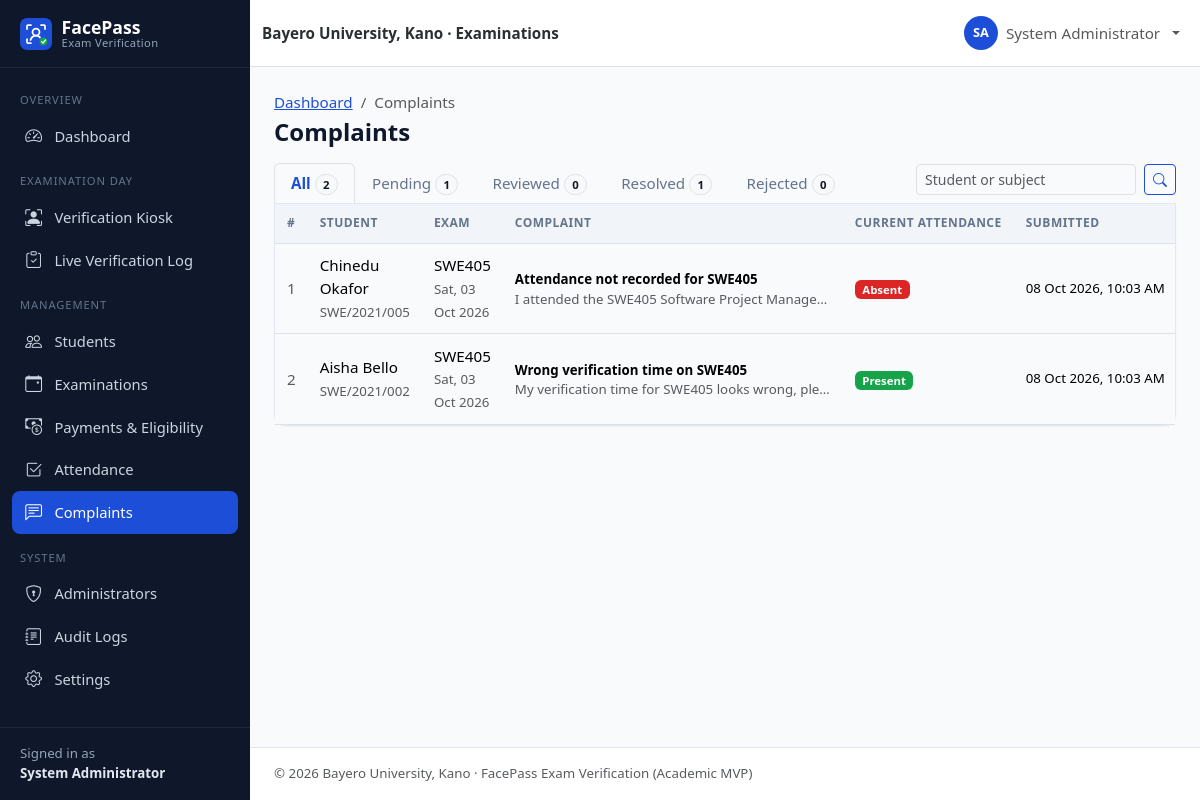
/admin/complaints.php (signed in), run on the app's committed database.
### tables this page shows
CREATE TABLE users (
    id               INT UNSIGNED NOT NULL AUTO_INCREMENT,
    student_id       VARCHAR(30)  NULL,                 
    first_name       VARCHAR(60)  NOT NULL,
    last_name        VARCHAR(60)  NOT NULL,
    email            VARCHAR(120) NOT NULL,
    phone            VARCHAR(20)  NULL,
    password         VARCHAR(255) NOT NULL,             
    role             ENUM('admin','student') NOT NULL DEFAULT 'student',
    department       VARCHAR(100) NULL,
    level            VARCHAR(10)  NULL,                 
    faculty          VARCHAR(100) NULL,
    face_registered  TINYINT(1)   NOT NULL DEFAULT 0,
    account_status   ENUM('active','inactive','suspended') NOT NULL DEFAULT 'active',
    created_at       TIMESTAMP    NOT NULL DEFAULT CURRENT_TIMESTAMP,
    updated_at       TIMESTAMP    NOT NULL DEFAULT CURRENT_TIMESTAMP ON UPDATE CURRENT_TIMESTAMP,
    PRIMARY KEY (id),
    UNIQUE KEY uq_users_student_id (student_id),
    UNIQUE KEY uq_users_email (email),
    KEY idx_users_role (role),
    KEY idx_users_dept_level (department, level),
    KEY idx_users_status (account_status)
);

CREATE TABLE complaints (
    id              INT UNSIGNED NOT NULL AUTO_INCREMENT,
    student_id      INT UNSIGNED NOT NULL,              
    exam_id         INT UNSIGNED NULL,                  
    subject         VARCHAR(150) NOT NULL,
    description     TEXT         NOT NULL,
    status          ENUM('pending','reviewed','resolved','rejected') NOT NULL DEFAULT 'pending',
    admin_response  TEXT         NULL,
    created_at      TIMESTAMP    NOT NULL DEFAULT CURRENT_TIMESTAMP,
    updated_at      TIMESTAMP    NOT NULL DEFAULT CURRENT_TIMESTAMP ON UPDATE CURRENT_TIMESTAMP,
    PRIMARY KEY (id),
    KEY idx_complaints_student (student_id),
    KEY idx_complaints_status (status),
    CONSTRAINT fk_complaints_student FOREIGN KEY (student_id)
        REFERENCES users (id) ON DELETE CASCADE ON UPDATE CASCADE,
    CONSTRAINT fk_complaints_exam FOREIGN KEY (exam_id)
        REFERENCES examinations (id) ON DELETE SET NULL ON UPDATE CASCADE
);

CREATE TABLE examinations (
    id            INT UNSIGNED NOT NULL AUTO_INCREMENT,
    course_code   VARCHAR(20)  NOT NULL,
    course_title  VARCHAR(150) NOT NULL,
    department    VARCHAR(100) NOT NULL,
    level         VARCHAR(10)  NOT NULL,
    exam_date     DATE         NOT NULL,
    start_time    TIME         NOT NULL,
    end_time      TIME         NOT NULL,
    venue         VARCHAR(120) NOT NULL,
    status        ENUM('scheduled','ongoing','completed','cancelled') NOT NULL DEFAULT 'scheduled',
    created_at    TIMESTAMP    NOT NULL DEFAULT CURRENT_TIMESTAMP,
    updated_at    TIMESTAMP    NOT NULL DEFAULT CURRENT_TIMESTAMP ON UPDATE CURRENT_TIMESTAMP,
    PRIMARY KEY (id),
    KEY idx_exams_date (exam_date),
    KEY idx_exams_status (status),
    KEY idx_exams_dept_level (department, level)
);

### config/database.php (called while the page is built, shortened)
<?php
function db(): PDO
{
    static $pdo = null;
    if ($pdo === null) {
        $dsn = sprintf(
            'mysql:host=%s;port=%s;dbname=%s;charset=utf8mb4',
            DB_HOST,
            DB_PORT,
            DB_NAME
        );
        $pdo = new PDO($dsn, DB_USER, DB_PASS, [
            PDO::ATTR_ERRMODE            => PDO::ERRMODE_EXCEPTION,
            PDO::ATTR_DEFAULT_FETCH_MODE => PDO::FETCH_ASSOC,
            PDO::ATTR_EMULATE_PREPARES   => false,
        ]);
        $offset = (new DateTime('now', new DateTimeZone(APP_TIMEZONE)))->format('P');
        $stmt = $pdo->prepare('SET time_zone = ?');
        $stmt->execute([$offset]);
    }
    return $pdo;
}

### includes/auth.php (called while the page is built, shortened)
<?php
function current_user(): ?array
{
    static $user = false;
    if ($user !== false) {
        return $user;
    }
    $user = null;
    if (!empty($_SESSION['user_id'])) {
        $stmt = db()->prepare('SELECT * FROM users WHERE id = ?');
        $stmt->execute([(int) $_SESSION['user_id']]);
        $row = $stmt->fetch();
        if ($row && $row['account_status'] === 'active' && $row['role'] === ($_SESSION['role'] ?? '')) {
            $user = $row;
        } else {
            logout_user();
        }
    }
    return $user;
}
function requireLogin(): array
{
    $user = current_user();
    return $user;
}
function requireAdmin(): array
{
    $user = requireLogin();
    return $user;
}

### admin/complaints.php (the view, shortened to what this page needs)
<?php
require_once __DIR__ . '/../includes/bootstrap.php';
requireAdmin();
$pdo = db();
$status = get_str('status', 20);
$q = get_str('q');
$where = ['1=1'];
$params = [];
$whereSql = implode(' AND ', $where);
$from = 'FROM complaints c JOIN users u ON u.id = c.student_id LEFT JOIN examinations e ON e.id = c.exam_id';
$stmt = $pdo->prepare("SELECT COUNT(*) $from WHERE $whereSql");
$stmt->execute($params);
[$page, $perPage, $offset, $pages] = paginate((int) $stmt->fetchColumn(), 15);
$stmt = $pdo->prepare(
    "SELECT c.*, u.student_id AS matric, u.first_name, u.last_name, e.course_code, e.exam_date,
            (SELECT a.status FROM attendance a WHERE a.student_id = c.student_id AND a.exam_id = c.exam_id) AS att_status
     $from WHERE $whereSql
     ORDER BY FIELD(c.status, 'pending', 'reviewed', 'resolved', 'rejected'), c.created_at DESC
     LIMIT $perPage OFFSET $offset"
);
$stmt->execute($params);
$complaints = $stmt->fetchAll();
$counts = $pdo->query('SELECT status, COUNT(*) AS n FROM complaints GROUP BY status')->fetchAll(PDO::FETCH_KEY_PAIR);
$pageTitle = 'Complaints';
$breadcrumbs = ['Dashboard' => 'admin/dashboard.php', 'Complaints' => null];
require __DIR__ . '/../includes/header.php';
?>
<div class="d-flex flex-wrap justify-content-between align-items-end gap-2">
    <ul class="nav nav-tabs nav-tabs-status border-bottom-0">
        <li class="nav-item"><a class="nav-link<?= $status === '' ? ' active' : '' ?>" href="?">All <span class="badge rounded-pill bg-light text-dark border"><?= array_sum($counts) ?></span></a></li>
        <?php foreach (COMPLAINT_STATUSES as $s): ?>
            <li class="nav-item"><a class="nav-link<?= $status === $s ? ' active' : '' ?>" href="?status=<?= e($s) ?>"><?= e(ucfirst($s)) ?>
                <span class="badge rounded-pill bg-light text-dark border"><?= (int) ($counts[$s] ?? 0) ?></span></a></li>
        <?php endforeach; ?>
    </ul>
    <form class="d-flex gap-2 mb-2" method="get">
        <input type="search" class="form-control form-control-sm" name="q" value="<?= e($q) ?>" placeholder="Student or subject">
        <button class="btn btn-sm btn-outline-primary"><i class="bi bi-search"></i></button>
    </form>
</div>
<div class="card rounded-top-0">
    <div class="table-responsive">
        <table class="table table-hover align-middle table-card">
            <thead><tr><th>#</th><th>Student</th><th>Exam</th><th>Complaint</th><th>Current attendance</th><th>Submitted</th><th>Status</th><th class="text-end">Action</th></tr></thead>
            <tbody>
            <?php foreach ($complaints as $c): ?>
                <tr>
                    <td class="text-muted"><?= (int) $c['id'] ?></td>
                    <td><?= e(full_name($c)) ?><br><span class="small text-muted"><?= e($c['matric']) ?></span></td>
                    <td><?= $c['course_code'] ? e($c['course_code']) . '<br><span class="small text-muted">' . e(fmt_date($c['exam_date'])) . '</span>' : '<span class="text-muted">General</span>' ?></td>
                    <td style="max-width:340px"><strong class="small"><?= e($c['subject']) ?></strong>
                        <div class="small text-muted text-truncate"><?= e($c['description']) ?></div></td>
                    <td><?= $c['course_code'] ? ($c['att_status'] ? status_badge($c['att_status']) : '<span class="badge bg-light text-dark">No record</span>') : '—' ?></td>
                    <td class="small text-nowrap"><?= e(fmt_datetime($c['created_at'])) ?></td>
                </tr>
            <?php endforeach; ?>
            </tbody>
        </table>
    </div>
</div>
<?php require __DIR__ . '/../includes/footer.php'; ?>

### includes/header.php (shortened to what this page needs)
<?php
$pageTitle = $pageTitle ?? APP_NAME;
$layout = $layout ?? 'app';
$breadcrumbs = $breadcrumbs ?? [];
$bodyClass = $bodyClass ?? '';
$user = current_user();
$role = $user['role'] ?? null;
?>
<!doctype html>
<html lang="en">
<head>
    <link rel="stylesheet" href="<?= e(url('assets/vendor/bootstrap/bootstrap.min.css')) ?>">
    <link rel="stylesheet" href="<?= e(url('assets/vendor/bootstrap-icons/bootstrap-icons.min.css')) ?>">
    <link rel="stylesheet" href="<?= e(url('assets/css/style.css')) ?>">
    <?php if ($role === 'admin'): ?>
        <link rel="stylesheet" href="<?= e(url('assets/css/admin.css')) ?>">
    <?php elseif ($role === 'student'): ?>
        <link rel="stylesheet" href="<?= e(url('assets/css/student.css')) ?>">
    <?php endif; ?>
</head>
<body class="<?= e(trim("layout-$layout $bodyClass")) ?>">
<?php if ($layout === 'app' && $user): ?>
<div class="app-shell">
    <?php require __DIR__ . '/sidebar.php'; ?>
    <div class="app-main">
        <nav class="navbar navbar-expand bg-white border-bottom app-topbar sticky-top">
            <div class="container-fluid">
                <span class="navbar-text fw-semibold text-secondary-emphasis d-none d-sm-inline">
                    <?= e(INSTITUTION_NAME) ?> · Examinations
                </span>
                <ul class="navbar-nav ms-auto align-items-center">
                    <li class="nav-item dropdown">
                        <a class="nav-link dropdown-toggle d-flex align-items-center gap-2" href="#" role="button"
                           data-bs-toggle="dropdown" aria-expanded="false">
                            <span class="avatar-circle"><?= e(strtoupper(substr($user['first_name'], 0, 1) . substr($user['last_name'], 0, 1))) ?></span>
                            <span class="d-none d-md-inline"><?= e(full_name($user)) ?></span>
                        </a>
                    </li>
                </ul>
            </div>
        </nav>
        <main class="app-content container-fluid">
            <div class="d-flex flex-wrap justify-content-between align-items-center mb-3 gap-2">
                <div>
                    <?php if ($breadcrumbs): ?>
                        <nav aria-label="breadcrumb">
                            <ol class="breadcrumb small mb-1">
                                <?php foreach ($breadcrumbs as $label => $link): ?>
                                    <?php if ($link): ?>
                                        <li class="breadcrumb-item"><a href="<?= e(url($link)) ?>"><?= e($label) ?></a></li>
                                    <?php else: ?>
                                        <li class="breadcrumb-item active" aria-current="page"><?= e($label) ?></li>
                                    <?php endif; ?>
                                <?php endforeach; ?>
                            </ol>
                        </nav>
                    <?php endif; ?>
                    <h1 class="h4 mb-0 page-title"><?= e($pageTitle) ?></h1>
                </div>
            </div>
<?php else: ?>
<main class="plain-content">
<?php endif; ?>

### includes/sidebar.php (shortened to what this page needs)
<?php
$current = str_replace('\\', '/', $_SERVER['SCRIPT_NAME'] ?? '');
if (($user['role'] ?? '') === 'admin') {
    $menu = [
        'Overview' => [
            ['admin/dashboard.php', 'bi-speedometer2', 'Dashboard'],
        ],
        'Examination Day' => [
            ['verification/index.php', 'bi-person-bounding-box', 'Verification Kiosk'],
            ['verification/result.php', 'bi-clipboard-check', 'Live Verification Log'],
        ],
        'Management' => [
            ['admin/students.php', 'bi-people', 'Students'],
            ['admin/examinations.php', 'bi-calendar-event', 'Examinations'],
            ['admin/payments.php', 'bi-cash-coin', 'Payments & Eligibility'],
            ['admin/attendance.php', 'bi-check2-square', 'Attendance'],
            ['admin/complaints.php', 'bi-chat-left-text', 'Complaints'],
        ],
        'System' => [
            ['admin/users.php', 'bi-shield-lock', 'Administrators'],
            ['admin/audit-logs.php', 'bi-journal-text', 'Audit Logs'],
            ['admin/settings.php', 'bi-gear', 'Settings'],
        ],
    ];
    $aliases = [
        'admin/student-view.php' => 'admin/students.php',
        'admin/enroll-face.php' => 'admin/students.php',
        'auth/register.php' => 'admin/students.php',
        'admin/examination-create.php' => 'admin/examinations.php',
    ];
}
$isActive = function (string $path) use ($current, $aliases): bool {
    foreach ($aliases as $child => $parent) {
        if ($parent === $path && str_ends_with($current, '/' . $child)) {
            return true;
        }
    }
    return str_ends_with($current, '/' . $path);
};
?>
<aside class="offcanvas-lg offcanvas-start app-sidebar" tabindex="-1" id="appSidebar" aria-labelledby="appSidebarLabel">
    <div class="offcanvas-body flex-column p-0">
        <div class="sidebar-desktop-brand d-none d-lg-block">
            <a class="sidebar-brand" href="<?= e(url('index.php')) ?>">
                <img src="<?= e(url('assets/images/logo.svg')) ?>" alt="" width="32" height="32">
                <span>FacePass<small>Exam Verification</small></span>
            </a>
        </div>
        <nav class="sidebar-nav">
            <?php foreach ($menu as $section => $items): ?>
                <div class="sidebar-section"><?= e($section) ?></div>
                <?php foreach ($items as [$path, $icon, $label]): ?>
                    <a class="sidebar-link<?= $isActive($path) ? ' active' : '' ?>" href="<?= e(url($path)) ?>">
                        <i class="bi <?= e($icon) ?>"></i><span><?= e($label) ?></span>
                    </a>
                <?php endforeach; ?>
            <?php endforeach; ?>
        </nav>
        <div class="sidebar-footer small">
            Signed in as<br><strong><?= e(full_name($user)) ?></strong>
        </div>
    </div>
</aside>

### includes/functions.php (shortened to what this page needs)
<?php
function e($value): string
{
    return htmlspecialchars((string) ($value ?? ''), ENT_QUOTES | ENT_SUBSTITUTE, 'UTF-8');
}
function base_url(): string
{
    static $base = null;
    if ($base !== null) {
        return $base;
    }
    $docRoot = realpath($_SERVER['DOCUMENT_ROOT'] ?? '') ?: '';
    $root = realpath(ROOT_PATH) ?: ROOT_PATH;
    $docRoot = str_replace('\\', '/', $docRoot);
    $root = str_replace('\\', '/', $root);
    $relative = '';
    if ($docRoot !== '' && stripos($root, $docRoot) === 0) {
        $relative = trim(substr($root, strlen($docRoot)), '/');
    }
    $base = $relative === '' ? '' : '/' . $relative;
    return $base;
}
function url(string $path = ''): string
{
    return base_url() . '/' . ltrim($path, '/');
}
function get_str(string $key, int $maxLen = 100): string
{
    $value = $_GET[$key] ?? '';
    return is_string($value) ? mb_substr(trim($value), 0, $maxLen) : '';
}
function get_int(string $key, int $default = 0): int
{
    $value = filter_var($_GET[$key] ?? null, FILTER_VALIDATE_INT);
    return $value === false || $value === null ? $default : $value;
}
function full_name(array $row): string
{
    return trim(($row['first_name'] ?? '') . ' ' . ($row['last_name'] ?? ''));
}
function fmt_date(?string $date): string
{
    return $date ? date('D, d M Y', strtotime($date)) : '—';
}
function fmt_datetime(?string $dt): string
{
    return $dt ? date('d M Y, g:i A', strtotime($dt)) : '—';
}
function status_badge(?string $status): string
{
    $map = [
        'scheduled' => 'primary', 'ongoing' => 'warning text-dark', 'completed' => 'success',
        'cancelled' => 'secondary', 'present' => 'success', 'absent' => 'danger',
        'rejected' => 'danger', 'pending' => 'warning text-dark', 'reviewed' => 'info text-dark',
        'resolved' => 'success', 'active' => 'success', 'inactive' => 'secondary',
        'suspended' => 'danger', 'facial_recognition' => 'primary', 'manual' => 'dark',
    ];
    $status = (string) $status;
    $class = $map[$status] ?? 'secondary';
    $label = ucwords(str_replace('_', ' ', $status));
    return '<span class="badge bg-' . $class . '">' . e($label) . '</span>';
}
function paginate(int $total, int $perPage = 15): array
{
    $pages = max(1, (int) ceil($total / $perPage));
    $page = min(max(1, get_int('page', 1)), $pages);
    return [$page, $perPage, ($page - 1) * $perPage, $pages];
}

### data on the page
users: full_name($user) "System Administrator", first_name+last_name "SA"
complaints: id "1", student.last_name "Chinedu Okafor", student.student_id "SWE/2021/005", exam.course_code "SWE405", exam.exam_date "Sat, 03 Oct 2026", subject "Attendance not recorded for SWE405", description "I attended the SWE405 Software Project Manage…", label "Absent", created_at "08 Oct 2026, 10:03 AM"
complaints: id "2", student.last_name "Aisha Bello", student.student_id "SWE/2021/002", exam.course_code "SWE405", exam.exam_date "Sat, 03 Oct 2026", subject "Wrong verification time on SWE405", description "My verification time for SWE405 looks wrong, ple…", label "Present", created_at "08 Oct 2026, 10:03 AM"

### other printed values
$section "OVERVIEW"
$label "Dashboard"
$section "EXAMINATION DAY"
$label "Verification Kiosk"
$label "Live Verification Log"
$section "MANAGEMENT"
$label "Students"
$label "Examinations"
$label "Payments & Eligibility"
$label "Attendance"
$label "Complaints"
$section "SYSTEM"
$label "Administrators"
$label "Audit Logs"
$label "Settings"
